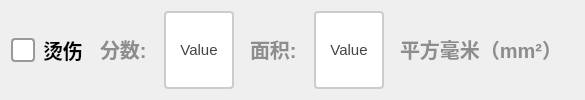
             <widget class="QWidget" name="widget_tangshang" native="true">
              <layout class="QGridLayout" name="gridLayout">
               <item row="0" column="0">
                <layout class="QHBoxLayout" name="horizontalLayout" stretch="2,1,2,0,2,0">
                 <item>
                  <widget class="QCheckBox" name="ckb_tangshang">
                   <property name="sizePolicy">
                    <sizepolicy hsizetype="Minimum" vsizetype="Minimum">
                     <horstretch>0</horstretch>
                     <verstretch>0</verstretch>
                    </sizepolicy>
                   </property>
                   <property name="styleSheet">
                    <string notr="true">QCheckBox {
    spacing: 8px;
    font-size: 20px;
    color: #333;
    font-weight: bold;        
    color:  rgb(0, 0, 0);       
}

/* 未选中状态 */
QCheckBox::indicator {
    width: 20px;
    height: 20px;
    border-radius: 4px; /* 方形，圆角可适当调整 */
    border: 2px solid #999;
    background: #ffffff;
}

/* 悬停效果 */
QCheckBox::indicator:hover {
    border: 2px solid #666;
}

/* 选中状态 */
QCheckBox::indicator:checked {
    border: 2px solid #2196F3;
    background-color: qradialgradient(
        cx:0.5, cy:0.5,
        radius:0.4,
        fx:0.5, fy:0.5,
        stop:0 #2196F3,
        stop:1 transparent
    );
}

/* 禁用状态 */
QCheckBox::indicator:disabled {
    border: 2px solid #ccc;
    background: #eee;
}

/* 选中时的文字颜色 */
QCheckBox:checked {
    color: #2196F3;
    font-weight: 500;
}

/* 点击动画效果 */
QCheckBox::indicator:pressed {
    border: 2px solid #1565C0;
    background-color: qradialgradient(
        cx:0.5, cy:0.5,
        radius:0.5,
        fx:0.5, fy:0.5,
        stop:0 #BBDEFB,
        stop:1 transparent
    );
}</string>
                   </property>
                   <property name="text">
                    <string>烫伤</string>
                   </property>
                  </widget>
                 </item>
                 <item>
                  <widget class="QLabel" name="label">
                   <property name="styleSheet">
                    <string notr="true">QLabel {
       font-size: 20px;        
       font-weight: bold;        
       color:  rgb(141, 141, 141);       
       padding: 5px 5px;     
       border-bottom: 2px solid #cccccc; 
    }</string>
                   </property>
                   <property name="text">
                    <string>分数:</string>
                   </property>
                  </widget>
                 </item>
                 <item>
                  <widget class="QPushButton" name="btn_tangshangscore">
                   <property name="sizePolicy">
                    <sizepolicy hsizetype="Minimum" vsizetype="Minimum">
                     <horstretch>0</horstretch>
                     <verstretch>0</verstretch>
                    </sizepolicy>
                   </property>
                   <property name="maximumSize">
                    <size>
                     <width>100</width>
                     <height>100</height>
                    </size>
                   </property>
                   <property name="styleSheet">
                    <string notr="true">QPushButton {
    padding: 6px 14px;
    border: 2px solid #CCC;
    border-radius: 4px;
    background-color: white;
    color: #444;
    font-size: 15px; 
}

QPushButton:hover {
    border-color: #999;
    background-color: #F5F5F5;
}

QPushButton:pressed {
    border-color: #777;
    background-color: #EEE;
}</string>
                   </property>
                   <property name="text">
                    <string>Value</string>
                   </property>
                  </widget>
                 </item>
                 <item>
                  <widget class="QLabel" name="label_2">
                   <property name="styleSheet">
                    <string notr="true">QLabel {
       font-size: 20px;        
       font-weight: bold;        
       color:  rgb(141, 141, 141);       
       padding: 5px 5px;     
       border-bottom: 2px solid #cccccc; 
    }</string>
                   </property>
                   <property name="text">
                    <string>面积:</string>
                   </property>
                  </widget>
                 </item>
                 <item>
                  <widget class="QPushButton" name="btn_tangshangarea">
                   <property name="sizePolicy">
                    <sizepolicy hsizetype="Minimum" vsizetype="Minimum">
                     <horstretch>0</horstretch>
                     <verstretch>0</verstretch>
                    </sizepolicy>
                   </property>
                   <property name="maximumSize">
                    <size>
                     <width>100</width>
                     <height>100</height>
                    </size>
                   </property>
                   <property name="styleSheet">
                    <string notr="true">QPushButton {
    padding: 6px 14px;
    border: 2px solid #CCC;
    border-radius: 4px;
    background-color: white;
    color: #444;
    font-size: 15px; 
}

QPushButton:hover {
    border-color: #999;
    background-color: #F5F5F5;
}

QPushButton:pressed {
    border-color: #777;
    background-color: #EEE;
}</string>
                   </property>
                   <property name="text">
                    <string>Value</string>
                   </property>
                  </widget>
                 </item>
                 <item>
                  <widget class="QLabel" name="label_7">
                   <property name="styleSheet">
                    <string notr="true">QLabel {
       font-size: 20px;        
       font-weight: bold;        
       color:  rgb(141, 141, 141);       
       padding: 5px 5px;     
       border-bottom: 2px solid #cccccc; 
    }</string>
                   </property>
                   <property name="text">
                    <string>平方毫米（mm²）</string>
                   </property>
                  </widget>
                 </item>
                </layout>
               </item>
              </layout>
             </widget>
